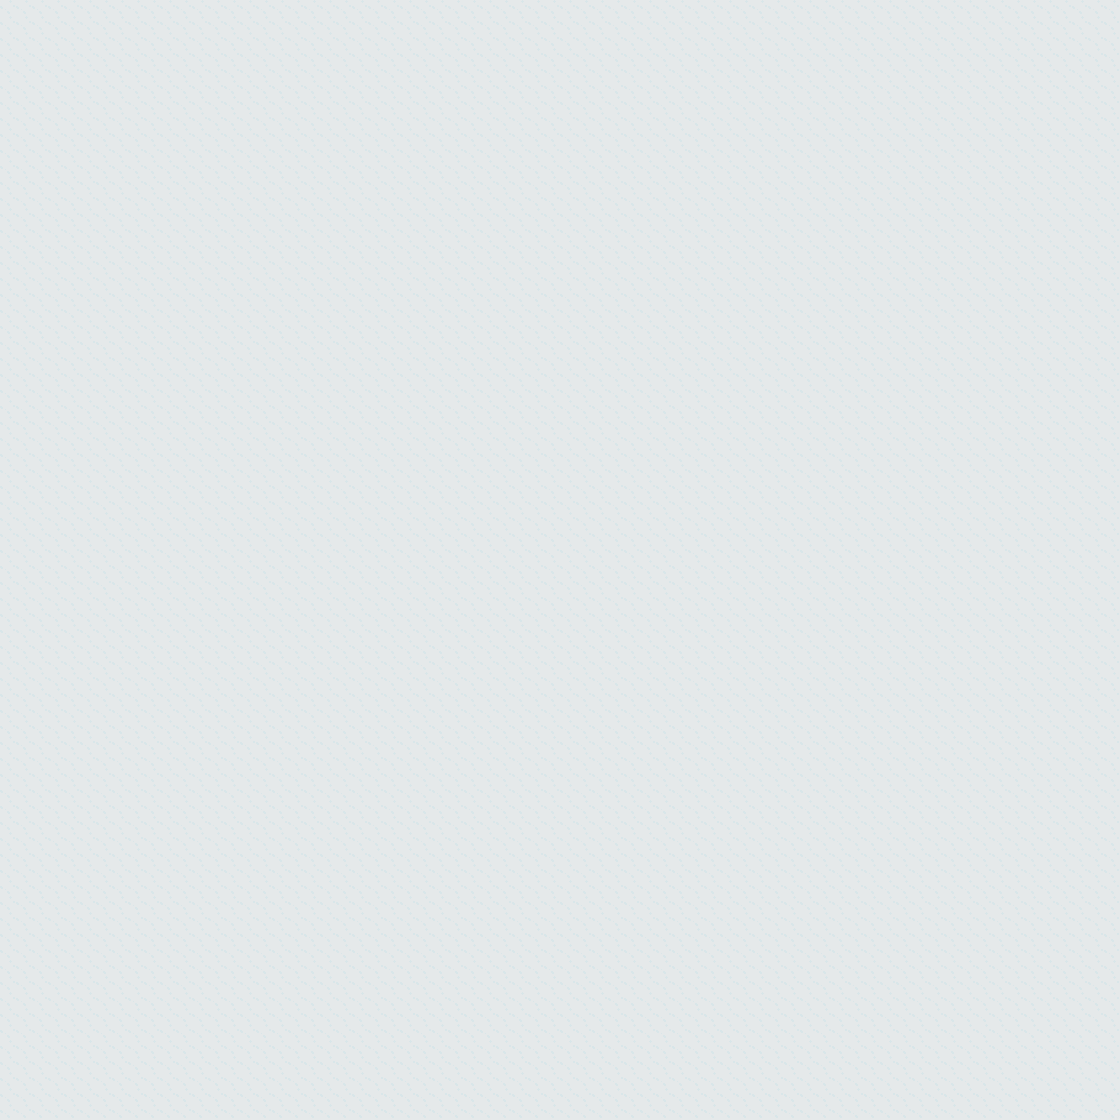

Below is a game level as drawn by its tile map, then a one-line description and the .tmx that defines it (tile-layer data replaced by summaries):
An orthogonal 70x70 tile map with 16x16 px tiles, 1 tile layer (ground), 3 tilesets.

<map version="1.10" tiledversion="1.10.2" orientation="orthogonal" renderorder="right-down" width="70" height="70" tilewidth="16" tileheight="16" infinite="0" nextlayerid="74" nextobjectid="104">
 <tileset firstgid="1" source="tileset/trees+houses_GOOD.tsx" />
 <tileset firstgid="21001" source="tileset/literally_everything.tsx" />
 <tileset firstgid="25257" source="tileset/houses_arenas.tsx" />
 <layer id="49" name="ground" width="70" height="70">
  <data>[4900 cells, 4900 non-empty, 1 distinct tile ids]</data>
 </layer>
</map>
